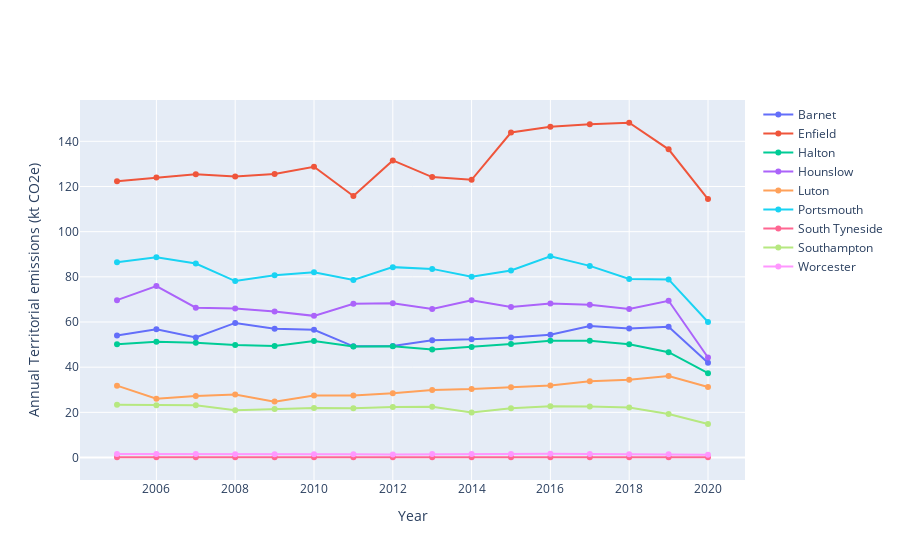

Notebook cell for this chart:
### Markdown cell above
### GHG Emissions

### Code cell
fig = go.Figure()

for i, df in enumerate(df_ghg_list):
    fig = fig.add_trace(go.Scatter(x = df['Calendar Year'], y=df['Annual Territorial emissions (kt CO2e)'], name=df.iloc[0]['Local Authority']))

fig.update_xaxes(title='Year')
fig.update_yaxes(title='Annual Territorial emissions (kt CO2e)')

fig.show()
